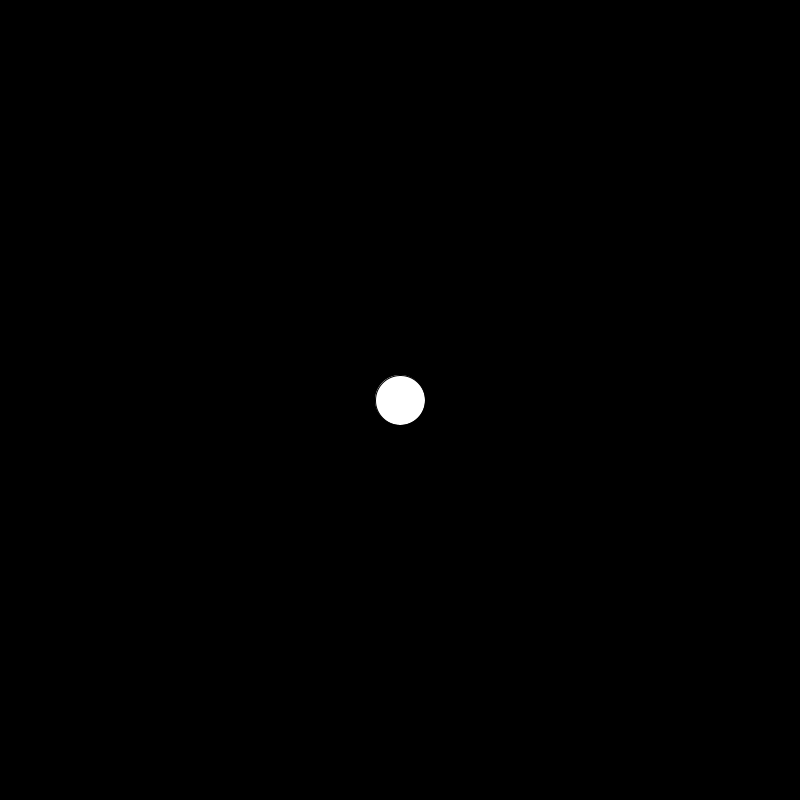
Frame 1 (no input)
Frame 60 (the mouse pressed at the canvas centre just before this capture): identical to frame 1, image omitted
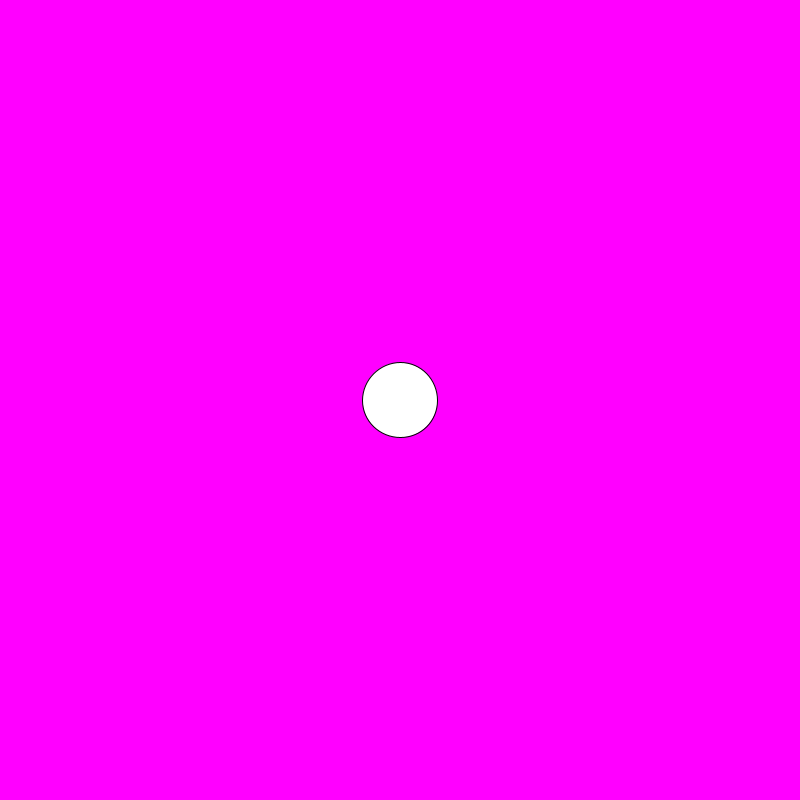
Frame 120 (the mouse held since frame 60 and released just before this capture)

The Processing sketch that drew these frames (run headless with seeded random() and noise(); from frame 60 on, the mouse is pressed at the canvas centre):

// Processing sketch: mapYcolor
// ── mapYcolor.pde
float r, g, b;

void setup() {
  size(800, 800);
  r = 0;
  g = 0;
  b = 0;
}

void draw() {

  r = mouseX;
  b = mouseY;

  //r = map(r,0,400,255,0);
  
  float scale = map(mouseX,0,width,0,1);
  float size = 50;

  background(r, g, b);
//  println("rojo: " + r);
  
  ellipse(width/2, height/2, 50 + size * scale, 50 + size * scale);
  println(50 + size * scale);
}
